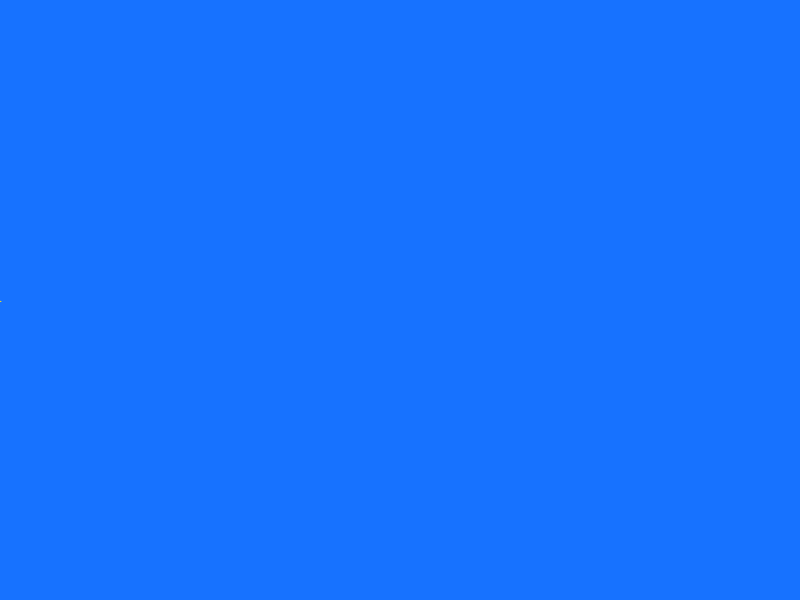
Frame 1 (no input)
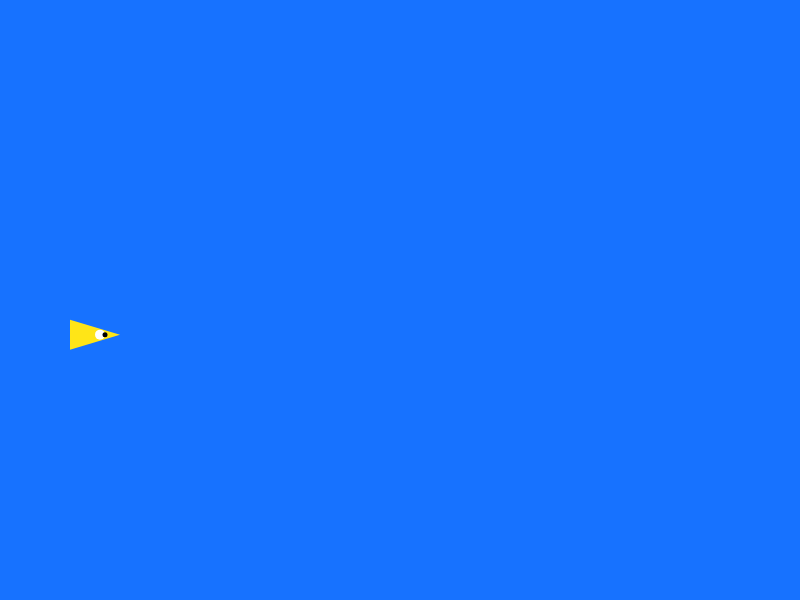
Frame 60 (no input)
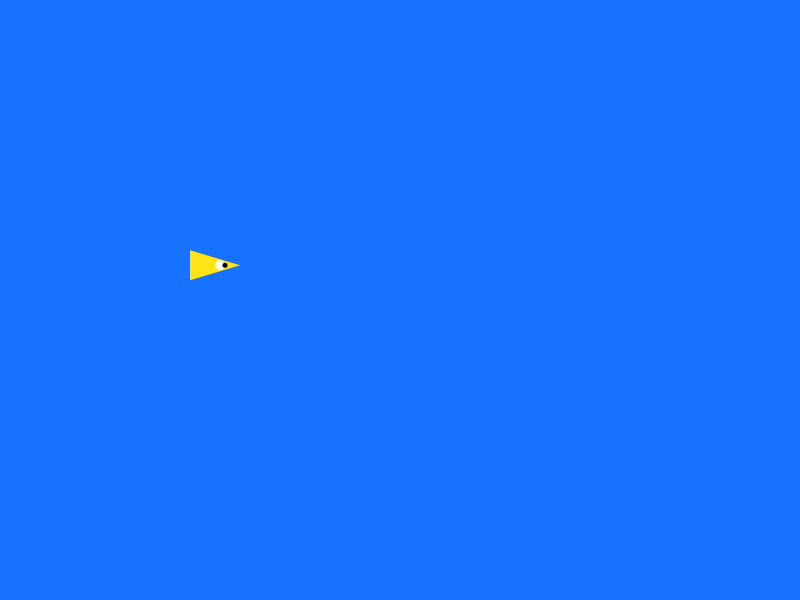
Frame 120 (the mouse pressed at the canvas centre since frame 60)

The p5.js sketch that drew these frames (run headless with seeded random() and noise() and a simulated clock; from frame 60 on, the mouse is pressed at the canvas centre):

// p5.js sketch
// ── sketch.js
let waterBlue, fishColor;
let fishX = 0;
let fishY = 0;
let fishSpeed = 2;
let dir = 1;
let fishW = 50;
let fishH = 15;

function setup(){
  createCanvas(800, 600);
  waterBlue = color("#1772FF");
  fishColor = color("#FFE517");
  background(waterBlue);
  fill(fishColor);
  smooth();
  noStroke();
}

function draw(){
  background(waterBlue);

  // Figure out the new x, y position of the fish.
  fishX += (dir * fishSpeed);
  // If fish hits the edge of the screen, change direction
  if(fishX < 0 || fishX > width){
    dir = -dir;
    fishX += (dir * fishSpeed);
  }
  // Fish will just sort of bob up and down as it moves.
  fishY = height / 2 + sin(radians(frameCount * 2)) * 40;
  
  // Adjust the height positive or negative depending on the direction
  fishW = 50 * dir;
  
  // Draw the fish.
  fill(fishColor);
  triangle(fishX, fishY, fishX - fishW, fishY - fishH, fishX - fishW, fishY + fishH);
  fill(255);
  ellipse(fishX - (20 * dir), fishY, 10, 10);  
  fill(0);
  ellipse(fishX - (15 * dir), fishY, 5, 5);
}
